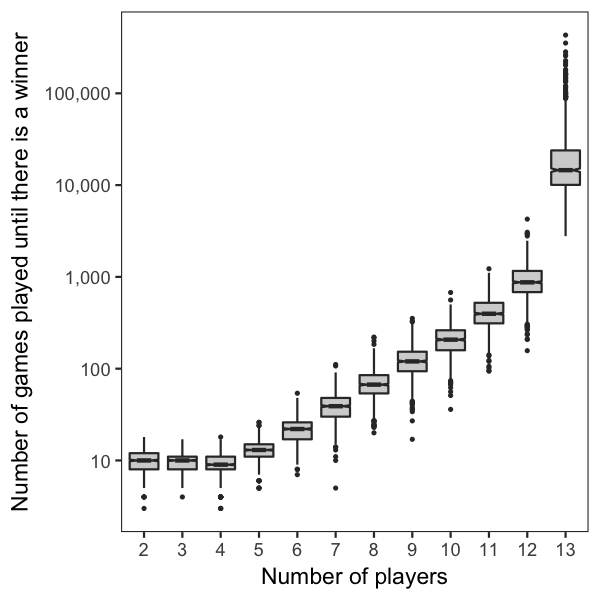

R code for this plot:
require(ggplot2)
require(scales)

setwd("~/github/kalashnikov/analysis/NrOfGamesVsNrOfPlayers")
stats <- read.table("data.tsv", sep="\t", header=T)
stats$players <- as.factor(stats$players)
ybreaks = c(1,10,100,1000,10000,100000)

ggplot() +
  theme_bw() + theme(panel.grid = element_blank()) +
  geom_boxplot(notch = TRUE, fill="lightgray", data = stats, aes(x = players, y = games), outlier.size = 0.5) +
  scale_y_log10(breaks = ybreaks, labels = comma) +
  ylab("Number of games played until there is a winner") +
  xlab("Number of players")
ggsave("NrOfGamesVsNrOfPlayers.png", width = 4, height = 4, dpi = 150)
